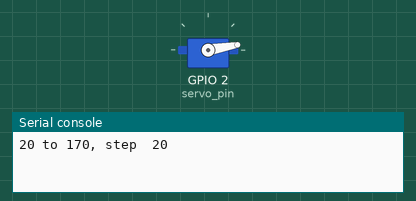
Simulated run of this program. Board: ESP32 board running MicroPython. Parts: servo, the last lines printed to the serial console. Servo angles are drawn from the pulse width (0.5 ms = 0°, 2.5 ms = 180°).

Above: at 3.05 s.
At 6.65 s:
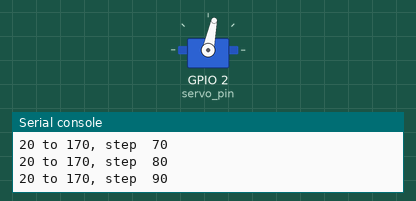
At 10.25 s:
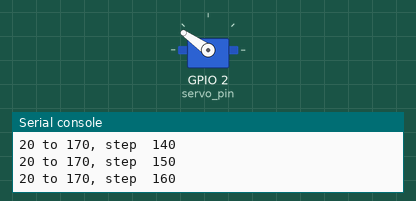
At 17.45 s:
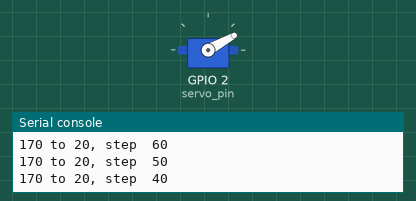
Timing chart, 0 to 22.5 s (numbered marks = the images above):
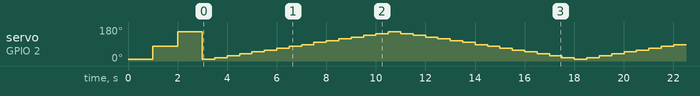

Measured:
- by itself, servo on GPIO 2 (servo_pin): 10° → 78° at 1.0 s, → 156° 1.0 s later, → 10° 1.0 s later, → 18° 0.50 s later, … (76 changes in this stretch)

The program:

servo_motor.py
```python
from machine import Pin, PWM
from time import sleep # used for delay function

servo_pin = Pin(2, Pin.OUT)
pwm = PWM(servo_pin)

pwm.freq(50) # set the pulse every 20ms
pwm.duty(0)  # set initial duty to 0 to turn off the pulse

#Create map function for mapping 0 to 180 degree to 20 to 120 pwm duty value
def map(x, in_min, in_max, out_min, out_max):
    return int((x - in_min) * (out_max - out_min) / (in_max - in_min) + out_min)

#Function for turning the servo accoırding to input angle
def servo(pwm_pin, angle):
    pwm_pin.duty(map(angle, 0, 180, 20, 120))

#To rotate the servo to 20 degrees:
servo(pwm, 20)
sleep(1)

#To rotate the servo to 90 degrees:
servo(pwm, 90)
sleep(1)

#To rotate the servo to 170 degrees:
servo(pwm, 170)
sleep(1)

while True:
# rotate servo motor from 20 degree to 170 degree incrementing by 10 degrees
    for i in range(20, 170, 10):
        print("20 to 170, step ", i)
        servo(pwm, i)
        sleep(0.5)

# rotate the servo motor reverse direction (from 170 to 20)
    for i in range(170, 20, -10):
        print("170 to 20, step ", i)
        servo(pwm, i)
        sleep(0.5)
    
```
